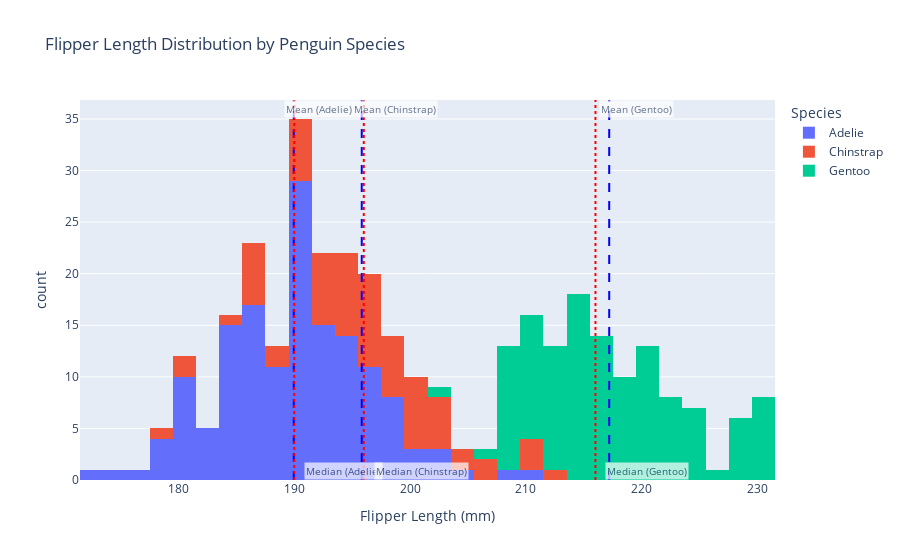

The cell this chart's notebook holds for it:
### Code cell
import pandas as pd
import plotly.express as px

# Load the dataset
url = "https://raw.githubusercontent.com/mwaskom/seaborn-data/master/penguins.csv"
df = pd.read_csv(url)

# Create the histogram
fig = px.histogram(
    df, 
    x="flipper_length_mm", 
    color="species", 
    title="Flipper Length Distribution by Penguin Species",
    labels={"flipper_length_mm": "Flipper Length (mm)", "species": "Species"},
    nbins=30
)

# Calculate the mean and median for each species
species_stats = df.groupby('species')['flipper_length_mm'].agg(['mean', 'median'])

# Add vertical lines for mean and median with adjusted x positions
for species, stats in species_stats.iterrows():
    mean_value = stats['mean']
    median_value = stats['median']
    
    # Add a vertical line for the mean with adjusted x position
    fig.add_vline(
        x=mean_value,
        line=dict(color='blue', width=2, dash='dash'),
        annotation_text=f"Mean ({species})",
        annotation_position="top right",
        annotation=dict(font_size=10, bgcolor="white", opacity=0.7, xshift=-10)  # Moves text left
    )
    
    # Add a vertical line for the median with adjusted x position
    fig.add_vline(
        x=median_value,
        line=dict(color='red', width=2, dash='dot'),
        annotation_text=f"Median ({species})",
        annotation_position="bottom right",
        annotation=dict(font_size=10, bgcolor="white", opacity=0.7, xshift=10)  # Moves text right
    )

# Show the plot
fig.show()

### Figure 1 — Plotly figure (JSON) as saved in the notebook; plotly's stock layout.template omitted (floating-point values rounded to 4 significant figures; data arrays with more than 128 entries replaced by an {"elided": "..."} marker saying what was removed)
{"data": [{"alignmentgroup": "True", "bingroup": "x", "hovertemplate": "Species=Adelie<br>Flipper Length (mm)=%{x}<br>count=%{y}<extra></extra>", "legendgroup": "Adelie", "marker": {"color": "#636efa", "pattern": {"shape": ""}}, "name": "Adelie", "nbinsx": 30, "offsetgroup": "Adelie", "orientation": "v", "showlegend": true, "type": "histogram", "x": {"elided": "152 int values"}, "xaxis": "x", "yaxis": "y"}, {"alignmentgroup": "True", "bingroup": "x", "hovertemplate": "Species=Chinstrap<br>Flipper Length (mm)=%{x}<br>count=%{y}<extra></extra>", "legendgroup": "Chinstrap", "marker": {"color": "#EF553B", "pattern": {"shape": ""}}, "name": "Chinstrap", "nbinsx": 30, "offsetgroup": "Chinstrap", "orientation": "v", "showlegend": true, "type": "histogram", "x": [192, 196, 193, 188, 197, 198, 178, 197, 195, 198, 193, 194, 185, 201, 190, 201, 197, 181, 190, 195, 181, 191, 187, 193, 195, 197, 200, 200, 191, 205, 187, 201, 187, 203, 195, 199, 195, 210, 192, 205, 210, 187, 196, 196, 196, 201, 190, 212, 187, 198, 199, 201, 193, 203, 187, 197, 191, 203, 202, 194, 206, 189, 195, 207, 202, 193, 210, 198], "xaxis": "x", "yaxis": "y"}, {"alignmentgroup": "True", "bingroup": "x", "hovertemplate": "Species=Gentoo<br>Flipper Length (mm)=%{x}<br>count=%{y}<extra></extra>", "legendgroup": "Gentoo", "marker": {"color": "#00cc96", "pattern": {"shape": ""}}, "name": "Gentoo", "nbinsx": 30, "offsetgroup": "Gentoo", "orientation": "v", "showlegend": true, "type": "histogram", "x": [211, 230, 210, 218, 215, 210, 211, 219, 209, 215, 214, 216, 214, 213, 210, 217, 210, 221, 209, 222, 218, 215, 213, 215, 215, 215, 216, 215, 210, 220, 222, 209, 207, 230, 220, 220, 213, 219, 208, 208, 208, 225, 210, 216, 222, 217, 210, 225, 213, 215, 210, 220, 210, 225, 217, 220, 208, 220, 208, 224, 208, 221, 214, 231, 219, 230, 214, 229, 220, 223, 216, 221, 221, 217, 216, 230, 209, 220, 215, 223, 212, 221, 212, 224, 212, 228, 218, 218, 212, 230, 218, 228, 212, 224, 214, 226, 216, 222, 203, 225, 219, 228, 215, 228, 216, 215, 210, 219, 208, 209, 216, 229, 213, 230, 217, 230, 217, 222, 214, null, 215, 222, 212, 213], "xaxis": "x", "yaxis": "y"}], "layout": {"annotations": [{"bgcolor": "white", "font": {"size": 10}, "opacity": 0.7, "showarrow": false, "text": "Mean (Adelie)", "x": 190.0, "xanchor": "left", "xref": "x", "xshift": -10, "y": 1, "yanchor": "top", "yref": "y domain"}, {"bgcolor": "white", "font": {"size": 10}, "opacity": 0.7, "showarrow": false, "text": "Median (Adelie)", "x": 190, "xanchor": "left", "xref": "x", "xshift": 10, "y": 0, "yanchor": "bottom", "yref": "y domain"}, {"bgcolor": "white", "font": {"size": 10}, "opacity": 0.7, "showarrow": false, "text": "Mean (Chinstrap)", "x": 195.8, "xanchor": "left", "xref": "x", "xshift": -10, "y": 1, "yanchor": "top", "yref": "y domain"}, {"bgcolor": "white", "font": {"size": 10}, "opacity": 0.7, "showarrow": false, "text": "Median (Chinstrap)", "x": 196, "xanchor": "left", "xref": "x", "xshift": 10, "y": 0, "yanchor": "bottom", "yref": "y domain"}, {"bgcolor": "white", "font": {"size": 10}, "opacity": 0.7, "showarrow": false, "text": "Mean (Gentoo)", "x": 217.2, "xanchor": "left", "xref": "x", "xshift": -10, "y": 1, "yanchor": "top", "yref": "y domain"}, {"bgcolor": "white", "font": {"size": 10}, "opacity": 0.7, "showarrow": false, "text": "Median (Gentoo)", "x": 216, "xanchor": "left", "xref": "x", "xshift": 10, "y": 0, "yanchor": "bottom", "yref": "y domain"}], "barmode": "relative", "legend": {"title": {"text": "Species"}, "tracegroupgap": 0}, "shapes": [{"line": {"color": "blue", "dash": "dash", "width": 2}, "type": "line", "x0": 190.0, "x1": 190.0, "xref": "x", "y0": 0, "y1": 1, "yref": "y domain"}, {"line": {"color": "red", "dash": "dot", "width": 2}, "type": "line", "x0": 190, "x1": 190, "xref": "x", "y0": 0, "y1": 1, "yref": "y domain"}, {"line": {"color": "blue", "dash": "dash", "width": 2}, "type": "line", "x0": 195.8, "x1": 195.8, "xref": "x", "y0": 0, "y1": 1, "yref": "y domain"}, {"line": {"color": "red", "dash": "dot", "width": 2}, "type": "line", "x0": 196, "x1": 196, "xref": "x", "y0": 0, "y1": 1, "yref": "y domain"}, {"line": {"color": "blue", "dash": "dash", "width": 2}, "type": "line", "x0": 217.2, "x1": 217.2, "xref": "x", "y0": 0, "y1": 1, "yref": "y domain"}, {"line": {"color": "red", "dash": "dot", "width": 2}, "type": "line", "x0": 216, "x1": 216, "xref": "x", "y0": 0, "y1": 1, "yref": "y domain"}], "title": {"text": "Flipper Length Distribution by Penguin Species"}, "xaxis": {"anchor": "y", "domain": [0, 1], "title": {"text": "Flipper Length (mm)"}}, "yaxis": {"anchor": "x", "domain": [0, 1], "title": {"text": "count"}}}}
